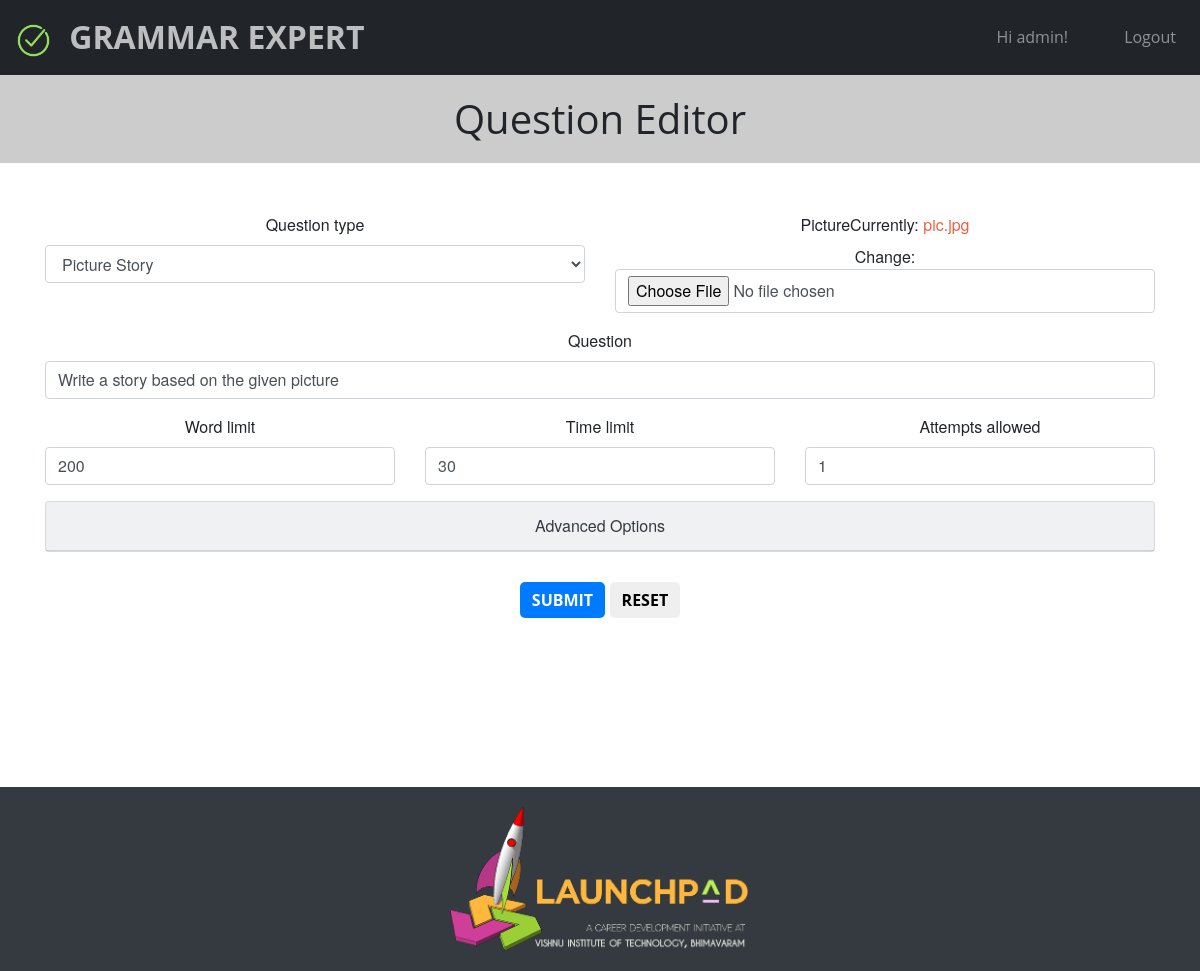
The page /updatequestion/2 (signed in) on the database its author committed.
### exam/models.py (models this page shows, shortened)
class Question(models.Model):
    QUESTION_TYPES = (
        ('ES', 'Essay'),
        ('PS', 'Picture Story'),
        ('CP', 'Connect the phrases'),
        ('UW', 'Use words')
    )
    question = models.CharField(max_length = 500)
    user = models.ForeignKey(User, on_delete=models.CASCADE)
    code = models.CharField(max_length = 8,unique = True)
    word_limit = models.IntegerField(default=300)
    min_word_count = models.IntegerField(default=150)
    max_word_count_penalty = models.IntegerField(default=3)
    max_word_length_penalty = models.IntegerField(default=2)
    desired_mean_word_length = models.IntegerField(default=8)
    desired_mean_words_per_sentence = models.IntegerField(default=20)
    max_words_per_sentence_penalty = models.IntegerField(default=2)
    attempts_allowed = models.IntegerField(default=1)
    date_created = models.DateField(default=datetime.now)
    time_limit = models.IntegerField(default=30)
    question_type = models.CharField(max_length=2, blank=False, choices=QUESTION_TYPES, default='ES')
    keywords = models.TextField(default="", blank=True)
    expanded_keywords = models.TextField(default="", blank=True)
    picture = models.ImageField(default="/standard/es.jpg")

### exam/views.py (the view, shortened to what this page needs)
# urls.py: path('updatequestion/<int:pk>',views.EditQuestion.as_view(), name = 'updatequestion'),
class EditQuestion(PermissionRequiredMixin,LoginRequiredMixin,generic.UpdateView):
    login_url = '/login/'
    model = Question
    form_class = QuestionForm
    template_name = 'examcreator/editquestion.html'
    success_url = reverse_lazy("questionmanager")
    def has_permission(self):
        question  = Question.objects.get(id=self.kwargs['pk'])
        return question.user == self.request.user

### exam/forms.py
class QuestionForm(forms.ModelForm):
    class Meta:
        model = Question
        exclude=["user", "code", "date_created", "expanded_keywords"]

### exam/templates/examcreator/editquestion.html (shortened to what this page needs)
{% load static %}
{% load bootstrap4 %}
{% include 'header.html' %}
<h1>Question Editor</h1>
<div class="container masthead text-center">
    {% include 'examcreator/questionform.html' %}
</div>
<div style="height:30px;"></div>
{% include 'footer.html' %}
</body>
</html>

### exam/templates/header.html (shortened to what this page needs)
<!DOCTYPE html>
{% load bootstrap4 %}
{% load static %}
<html lang="en">
<head>
    <link rel="stylesheet" href="https://maxcdn.bootstrapcdn.com/bootstrap/4.0.0/css/bootstrap.min.css">
    <link rel="stylesheet" href="{% static "css/header.css" %}"/>
</head>
<body>
    <nav id="mainNav" class="navbar navbar-expand-lg navbar-dark bg-dark py-2">
        <a id="homelink" class="navbar-brand d-inline-block align-top" href="{% url "homepage" %}">
            <img src="{% static "images/correct.png" %}" width="35" height="35" alt="">
            <span>Grammar Expert</span>
        </a>
        <div class="collapse navbar-collapse" id="navbarNavAltMarkup">
        <div class="navbar-nav ml-auto">
        {% if user.is_authenticated %}
          <a class="nav-item nav-link pr-5" href="{% url "profile" %}">Hi {{ user.username }}!</a>
          <a class="nav-item nav-link pr-2" href="{% url "logout" %}">Logout</a>
        {% else %}
            <a class="nav-item nav-link pr-5"  href="{% url "login" %}">Login</a>
            <a class="nav-item nav-link pr-2" href="{% url "signup" %}">Signup</a>
        {% endif %}
        </div>
      </div>
    </nav>

### exam/templates/examcreator/questionform.html (shortened to what this page needs)
{% load bootstrap4 %}
<form role="form" method="post" enctype="multipart/form-data">
    <div class="row">
        <div class="col-md-6">
            {%  bootstrap_field form.question_type %}
        </div>
        <div id="pic_container" class="col-md-6">
            {%  bootstrap_field form.picture %}
        </div>
    </div>
    <div class="row">
    <div class="col-md-12">
        {%  bootstrap_field form.question %}
    </div>
    </div>
    <div class="row">
        <div class="col-md-4">
            {%  bootstrap_field form.word_limit %}
        </div>
        <div class="col-md-4">
            {%  bootstrap_field form.time_limit %}
        </div>
        <div class="col-md-4">
            {%  bootstrap_field form.attempts_allowed %}
        </div>
    </div>
    <div class="card mb-12 bg-light text-dark">
        <div class="card-header" role="button" data-toggle="collapse" data-target="#advanced" aria-expanded="true" aria-controls="advanced">
            Advanced Options
        </div>
    </div>
    <button type="submit" class="btn btn-primary">Submit</button>
    <button type="reset" class="btn btn-default">Reset</button>
</form>

### exam/static/css/header.css (style rules this page uses)
body, html { width: 100%; height: 100%; }
body { font-family: 'Merriweather', 'Helvetica Neue', Arial, sans-serif; }
a { color: #F05F40; -webkit-transition: all 0.2s; -moz-transition: all 0.2s; transition: all 0.2s; }
h1, h2, h3, h4, h5, h6 { font-family: 'Open Sans', 'Helvetica Neue', Arial, sans-serif; }
.bg-dark { background-color: #212529 !important; }
#mainNav { border-bottom: 1px solid rgba(33, 37, 41, 0.1); background-color: #fff; font-family: 'Open Sans', 'Helvetica Neue', Arial, sans-serif; -webkit-transition: all 0.2s; -moz-transition: all 0.2s; transition: all 0.2s; }
#mainNav .navbar-brand { font-weight: 700; text-transform: uppercase; color: #F05F40; font-family: 'Open Sans', 'Helvetica Neue', Arial, sans-serif; }
@media (min-width: 992px) { #mainNav { border-color: transparent; background-color: transparent; } }
@media (min-width: 992px) { #mainNav .navbar-brand { color: rgba(255, 255, 255, 0.7); } }
.masthead { background-position: center center; -webkit-background-size: cover; -moz-background-size: cover; -o-background-size: cover; background-size: cover; }
@media (min-width: 992px) { .masthead { min-height: 650px; padding-top: 0; padding-bottom: 0; } }
.btn { font-weight: 700; text-transform: uppercase; border: none; border-radius: 5px; font-family: 'Open Sans', 'Helvetica Neue', Arial, sans-serif; }
.navbar-brand span { padding-left: 10px; }
#homelink { text-decoration: none; color:white; font-size:2em; text-decoration: none; }

### exam/templates/examcreator/editquestion.html (style rules this page uses)
.card { margin-bottom:30px; }
.card-header { cursor:pointer; }
h1 { padding:20px 0; text-align:center; background: #cccccc; margin-bottom:50px; }

### rows shown on the page
Question: question_type "Picture Story", question "Write a story based on the given picture", word_limit "200", time_limit "30", attempts_allowed "1"

### other values the page prints
{{ user.username }} "admin"
